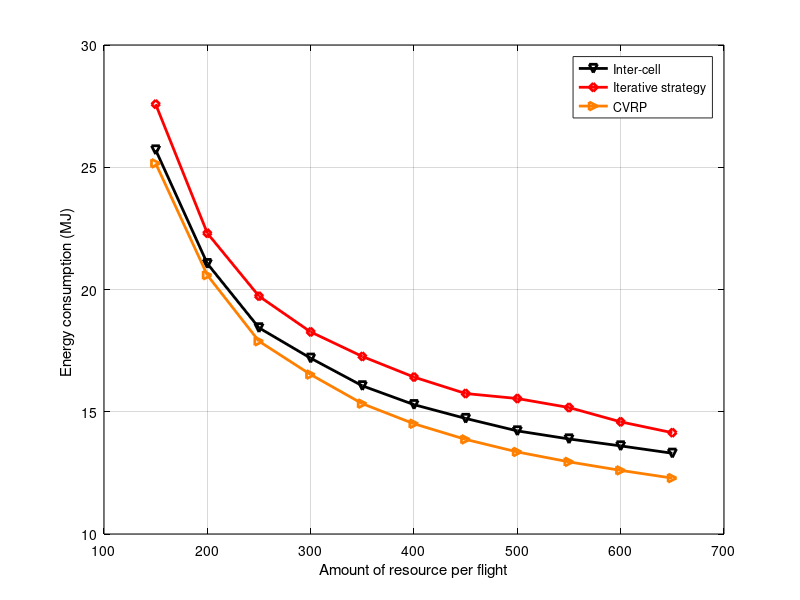

MATLAB code to generate this figure: (Note: this script raises an error after producing the figure.)
x = [150 200 250 300 350 400 450 500 550 600 650];
y1 = [27.0956	20.8903	18.0305	16.4227	15.2418	14.2798	13.7174	13.3919	12.9081	12.3024	12.1195]; % global tsp
% y2 = [27.4452	22.1692	19.5819	18.1969	17.1188	16.2904	15.7171	15.4641	15.0738	14.4565	14.1665]; % local tsp
y3 = [27.5792	22.304	19.7254	18.2648	17.2617	16.4174	15.7451	15.5406	15.1729	14.5869	14.1433]; % iterative
y4 = [25.7077	21.0592	18.4324	17.1904	16.0613	15.2905	14.7265	14.2172	13.8877	13.6033	13.3031]; % inter-cell
y5 = [28.327	23.3728	21.3962	19.9822	18.8091	18.0126	17.4188	16.8569	16.5161	15.7322	15.7303];% GELSGA
y6 = [25.1592	20.5872	17.8833	16.5212	15.3304	14.5084	13.8689	13.3558	12.9501	12.6017	12.2865];% CVRP
close all;
figure1 = figure;
% Create axes
axes1 = axes('Parent',figure1);
plot(x,y4,'-kv', 'LineWidth',2);
hold on;
grid on;
% plot(x,y2,'-bs', 'LineWidth',2);
plot(x,y3,'-rd', 'LineWidth',2);
% plot(x,y1,'-mo', 'LineWidth',2);
% plot(x,y5,'-x','Color',[0 0.4 0], 'LineWidth',2);
plot(x,y6,'->','Color',[1 0.5 0], 'LineWidth',2);
xlabel('Amount of resource per flight');
ylabel('Energy consumption (MJ) ');
legend('Inter-cell','Iterative strategy','CVRP');
set(axes1,'XColor',[0 0 0],'YColor',[0 0 0]);
ytickformat('%,4.4g');
xtickformat('%,4.4g');
xticks([150 200 250 300 350 400 450 500 550 600 650]);
xlim([150 650]);
hold off;